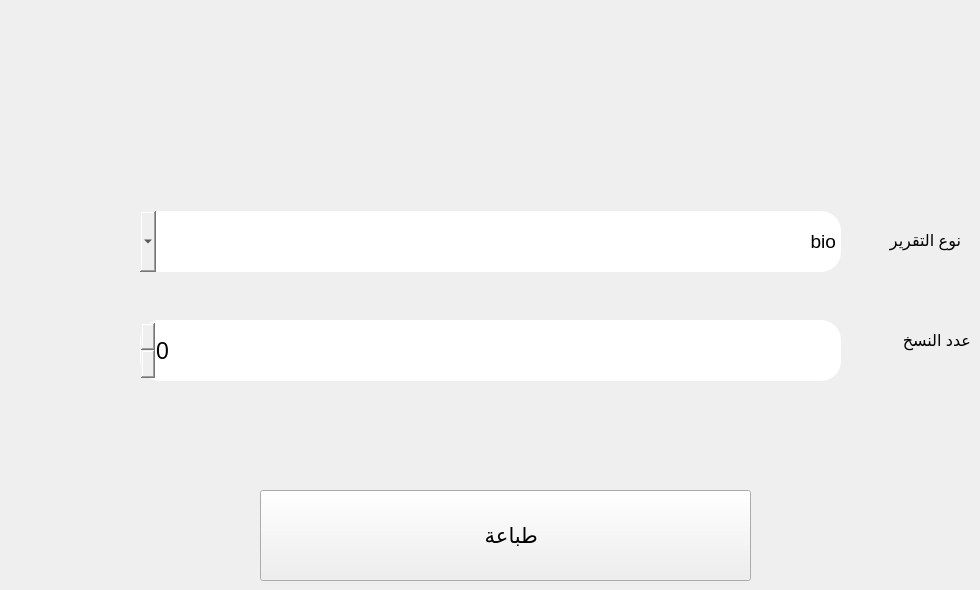
    <widget class="QWidget" name="tab_3">
     <attribute name="title">
      <string>Page</string>
     </attribute>
     <widget class="QLabel" name="label_17">
      <property name="geometry">
       <rect>
        <x>850</x>
        <y>200</y>
        <width>111</width>
        <height>81</height>
       </rect>
      </property>
      <property name="font">
       <font>
        <family>Segoe UI</family>
        <pointsize>12</pointsize>
        <weight>50</weight>
        <bold>false</bold>
       </font>
      </property>
      <property name="text">
       <string>نوع التقرير</string>
      </property>
     </widget>
     <widget class="QComboBox" name="comboBox_27">
      <property name="geometry">
       <rect>
        <x>140</x>
        <y>211</y>
        <width>701</width>
        <height>61</height>
       </rect>
      </property>
      <property name="font">
       <font>
        <pointsize>14</pointsize>
       </font>
      </property>
      <property name="layoutDirection">
       <enum>Qt::RightToLeft</enum>
      </property>
      <property name="styleSheet">
       <string notr="true">border-radius:20px;</string>
      </property>
      <property name="duplicatesEnabled">
       <bool>false</bool>
      </property>
      <item>
       <property name="text">
        <string>bio</string>
       </property>
      </item>
      <item>
       <property name="text">
        <string>GSE</string>
       </property>
      </item>
      <item>
       <property name="text">
        <string>GUE</string>
       </property>
      </item>
      <item>
       <property name="text">
        <string>hematology</string>
       </property>
      </item>
      <item>
       <property name="text">
        <string>هرمونات مشترك</string>
       </property>
      </item>
      <item>
       <property name="text">
        <string>SFA</string>
       </property>
      </item>
     </widget>
     <widget class="QSpinBox" name="spinBox_4">
      <property name="geometry">
       <rect>
        <x>140</x>
        <y>320</y>
        <width>701</width>
        <height>61</height>
       </rect>
      </property>
      <property name="font">
       <font>
        <pointsize>17</pointsize>
       </font>
      </property>
      <property name="layoutDirection">
       <enum>Qt::RightToLeft</enum>
      </property>
      <property name="styleSheet">
       <string notr="true">border-radius:20px;</string>
      </property>
      <property name="minimum">
       <number>-1</number>
      </property>
      <property name="maximum">
       <number>1000000000</number>
      </property>
     </widget>
     <widget class="QLabel" name="label_18">
      <property name="geometry">
       <rect>
        <x>860</x>
        <y>300</y>
        <width>111</width>
        <height>81</height>
       </rect>
      </property>
      <property name="font">
       <font>
        <family>Segoe UI</family>
        <pointsize>12</pointsize>
        <weight>50</weight>
        <bold>false</bold>
       </font>
      </property>
      <property name="text">
       <string>عدد النسخ</string>
      </property>
     </widget>
     <widget class="QPushButton" name="pushButton_23">
      <property name="enabled">
       <bool>true</bool>
      </property>
      <property name="geometry">
       <rect>
        <x>260</x>
        <y>490</y>
        <width>491</width>
        <height>91</height>
       </rect>
      </property>
      <property name="font">
       <font>
        <family>Segoe UI</family>
        <pointsize>16</pointsize>
        <weight>50</weight>
        <bold>false</bold>
       </font>
      </property>
      <property name="text">
       <string>  طباعة</string>
      </property>
      <property name="icon">
       <iconset resource="icons.qrc">
        <normaloff>:/icons8-print-64 (1).png</normaloff>:/icons8-print-64 (1).png</iconset>
      </property>
      <property name="iconSize">
       <size>
        <width>90</width>
        <height>90</height>
       </size>
      </property>
     </widget>
    </widget>
